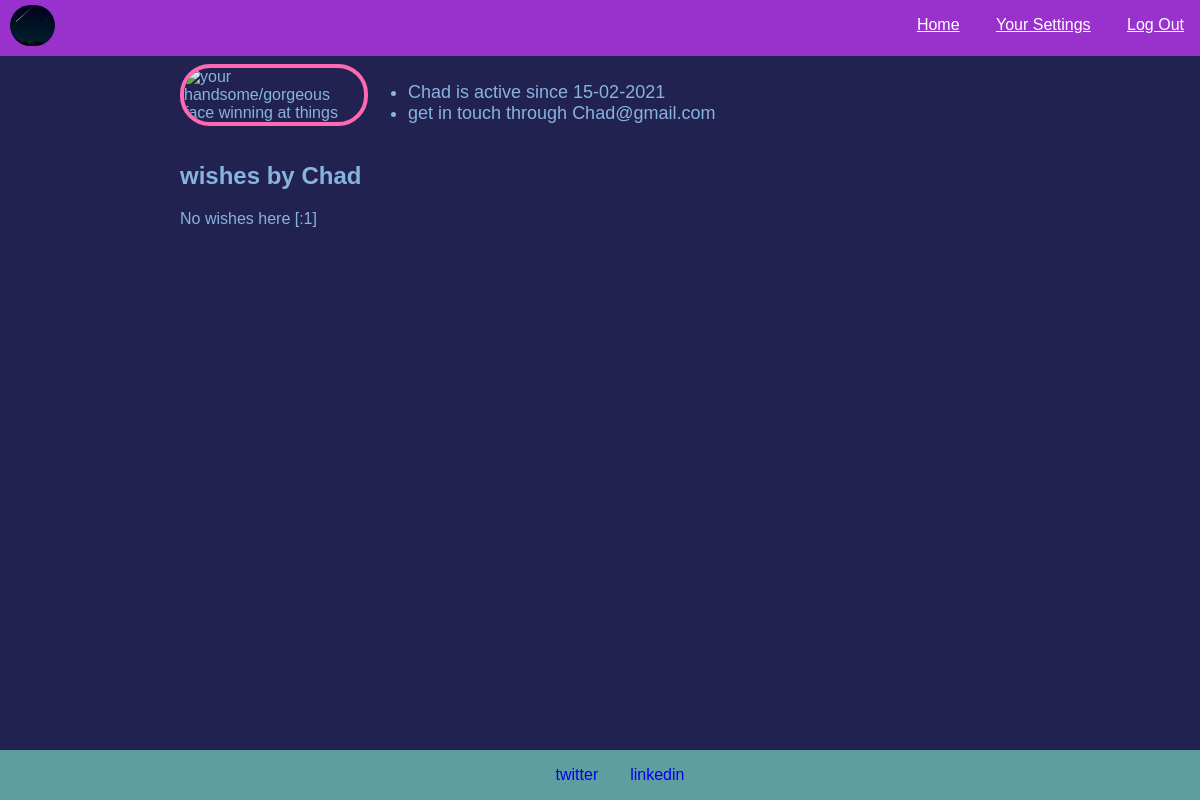
Page /user/2/wishes on the committed database.
### app.py (models this page shows)
class User(db.Model):
    id = db.Column(db.Integer, primary_key=True)
    username = db.Column(db.String(20), nullable=False)
    password = db.Column(db.String(100), nullable=False)
    email = db.Column(db.String(40), nullable=False)
    active = db.Column(db.DateTime, default=datetime.now)
    products = db.relationship("Product", backref="user")

### app.py (the view)
@app.route("/user/<int:id>/wishes", methods = ["GET", "POST"])
def view_user(id):
    if request.method == "POST":
        visitor = session["user_id"]
        card_id = request.form.get("card_id")
        print(f"This is the id of the present you postulated to: {card_id}")
        candidate = Candidate(
            product_id = card_id,
            candidate_id = visitor
        )
        db.session.add(candidate)
        db.session.commit()
        visitor_info =  User.query.filter_by(id=visitor).first()
        receptor_info = User.query.filter_by(id=id).first()
        print(receptor_info.email)
        bodymsg = f"You have a candidate for one of your wishes, {visitor_info.username}! \nYou can reach out at {visitor_info.email}. \nwishlist team"
        msg = Message("News for you!",
            sender='wishlist.app.arg@gmail.com',
            recipients=[f"{receptor_info.email}"])
        msg.body = bodymsg
        mail.send(msg)
        flash(f"You've postulated to the wish #{card_id}")
        return redirect("/")
    else:
        visited_user = User.query.get_or_404(id)
        print(f"Name of visited user: {visited_user.username}.\n * Visited_user products:\n{visited_user.products}")
        vu_cards = visited_user.products # does not filter checked-out products
        is_available = []
        for prod in vu_cards:
            checked = Checked.query.filter_by(product_id = prod.id).first()
            if checked==None:
                is_available.append(prod)
        cards_dict = {}
        for card in is_available:
            count = len(Candidate.query.filter_by(product_id=card.id).all())
            dk = str(card.id)
            cards_dict[dk] = count
        return render_template("viewuser.html", user=visited_user, counter=cards_dict, available=is_available)

### app.py (called while the page is built)
@app.template_filter()
def datetimeformat(date, format='%d-%m-%Y'):
    return date.strftime(format)

@app.after_request
def after_request(response):
    response.headers["Cache-Control"] = "no-cache, no-store, must-revalidate"
    response.headers["Expires"] = 0
    response.headers["Pragma"] = "no-cache"
    return response

### templates/viewuser.html
{% extends 'base.html' %}
{% block main %}
<div class="feature">
  <div class="feature-img">
    <img src="/static/images/{{user.id}}.jpg" alt="your handsome/gorgeous face winning at things" class="profile-pic">
  </div>
  <div class="feature-text">
    <ul>
      <li>{{user.username}} is active since {{user.active|datetimeformat}}</li>
      <li>get in touch through {{user.email}}</li>
    </ul>
  </div>
</div>
<h2>wishes by {{user.username}}</h2>
{% if user.products|length>0 %}
  <div class="cards-container">
      {% for card in user.products %}
      {% if card in available %}
      <div class="visited-card">
        <h3 class="card-title">{{card.name}}</h3>
        <p>Created: {{card.created|datetimeformat}}</p>
        <div class="card-info-div">
          <div class="count-div">{{counter[(card.id)|string]}}</div>
          <button onclick="window.open('{{card.link}}','_blank');" class="view-btn" type="button">View</button>
        </div>
        <form action="{{url_for('view_user', id=user.id)}}" method="POST">
          <input type="text" name="card_id" value="{{card.id}}"hidden>
          <input type="submit" value="Say Present" class="card-submit-btn">
        </form>
      </div>
      {% endif %}
      {% endfor %}
  </div>
{% else %}
<p>No wishes here [:1]</p>
{% endif %}
{% endblock %}

### static/styles.css (style rules this page uses)
body, html { margin:0; height:100%; position:relative; }
.feature { display:flex; justify-items:space-between; }
.feature-text { font-size:large; }
.profile-pic { max-width:180px; border-radius:30px; border:4px solid hotpink; }

### rows in the picture
User: username "Chad", active "15-02-2021", email "Chad@gmail.com"
